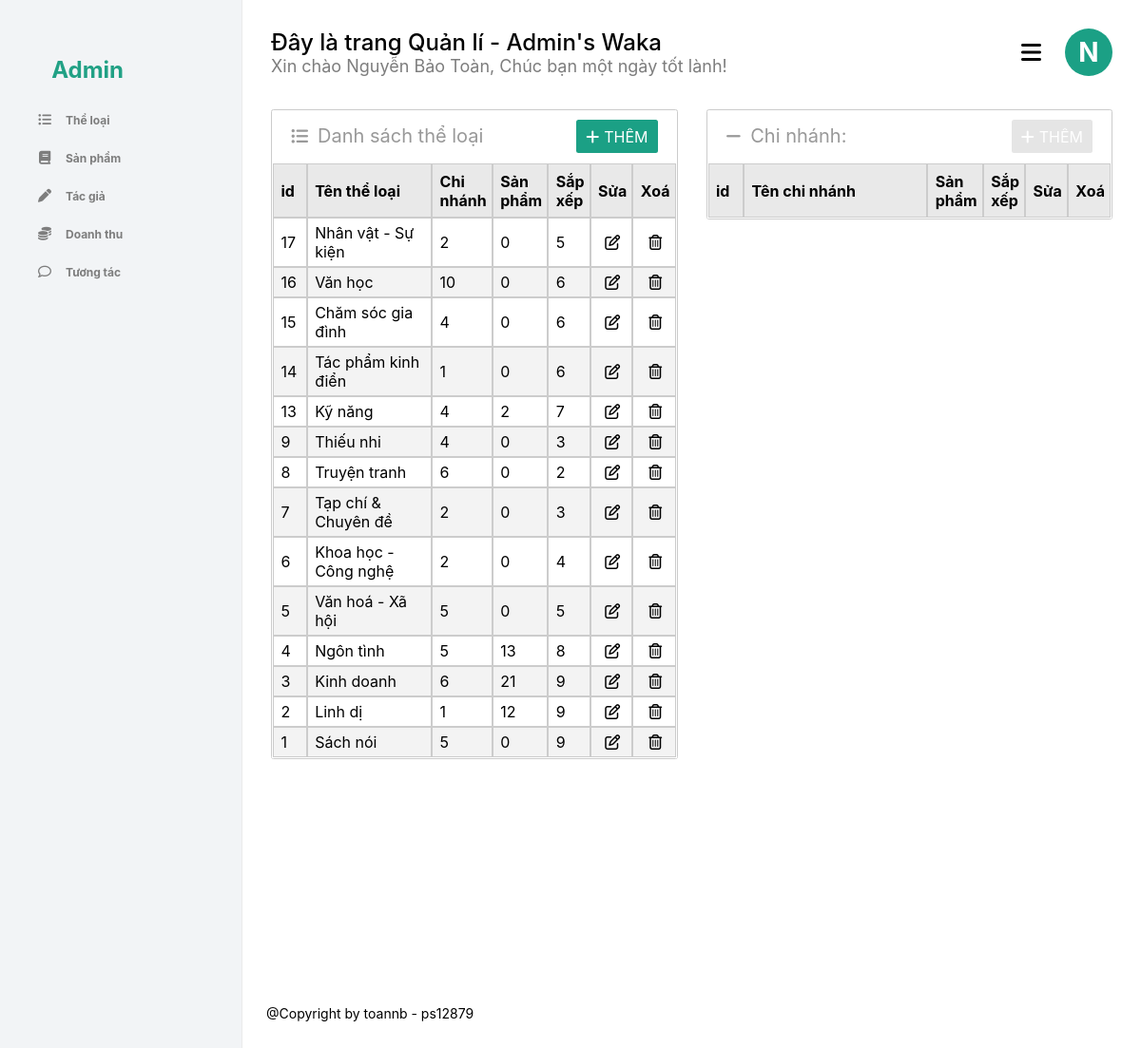
The page /admin.php?page=catalog (signed in) on the database its author committed.
### tables this page shows
CREATE TABLE `theloai` (
  `id` int(3) NOT NULL COMMENT 'id thể loại',
  `name` varchar(50) NOT NULL COMMENT 'Tên thể loại',
  `sort` tinyint(1) DEFAULT 0 COMMENT 'Sắp xếp'
);

### model/connect.php (called while the page is built, shortened)
<?php
    function connect()
    {
        $host = 'localhost';
        $dbname = 'waka';
        $username = 'root';
        $password = '';
        $options = array(PDO::MYSQL_ATTR_INIT_COMMAND => "SET NAMES utf8",
                        PDO::ATTR_ERRMODE => PDO::ERRMODE_EXCEPTION);
        $DBH = new PDO('mysql:host='.$host.';dbname='.$dbname, $username, $password, $options);
        return $DBH;
    }
    function query($sql)
    {
        $conn = connect();
        $stmt = $conn->prepare($sql);
        $stmt->execute();
        $stmt->setFetchMode(PDO::FETCH_ASSOC);
        return $stmt->fetchAll();
    }
    function queryOne($sql)
    {
        $conn = connect();
        $stmt = $conn->prepare($sql);
        $stmt->execute();
        $stmt->setFetchMode(PDO::FETCH_ASSOC);
        return $stmt->fetch();
    }
?>

### model/theloai.php (called while the page is built, shortened)
<?php
    include_once 'connect.php';
    function show_dstl($sort)
    {
        $sql = 'SELECT * FROM theloai';
        if($sort > 0) $sql .= ' ORDER by sort desc';
        else $sql .= ' ORDER by id desc';
        return query($sql);
    }
    function count_tl_con($idcatalog)
    {
        $sql =
            'SELECT COUNT(tlc.id) as "amount"
                FROM theloai tl INNER JOIN theloai_con tlc ON tl.id = tlc.id_parent
            WHERE tl.id = '.$idcatalog;
        return queryOne($sql);
    }
    function count_sp_from_tl($idcatalog)
    {
        $sql =
            'SELECT COUNT(sp.id) as "amount"
                FROM theloai tl INNER JOIN theloai_con tlc ON tl.id = tlc.id_parent
                                INNER JOIN sanpham sp on tlc.id = sp.id_catalog
            WHERE tl.id = '.$idcatalog;
        return queryOne($sql);
    }
?>

### view/admin/catalog/index.php (the view, shortened to what this page needs)
<div class="box_list_2">
    <p class="box_title">
        <i class='fas fa-list-ul'></i>Danh sách thể loại
    </p>
    <span class="insert_button green_button" id="insert_button">
        <i class='fas fa-plus'></i>Thêm
    </span>
    <table>
        <thead>
            <th width="10%">id</th>
            <th width="52.5%">Tên thể loại</th>
            <th width="10%" title="Số lượng thể loại con">Chi nhánh</th>
            <th width="12.5%" title="Số lượng sản phẩm">Sản phẩm</th>
            <th width="5%" title="Chỉ số sắp xếp: 9 -> 0">Sắp xếp</th>
            <th width="5%">Sửa</th>
            <th width="5%">Xoá</th>
        </thead>
        <tbody>
            <?php
                foreach($dstl as $tl)
                {
                    $count_tlc = count_tl_con($tl['id'])['amount'];
                    $count_sp = count_sp_from_tl($tl['id'])['amount'];
                    echo
                        '<tr class="tr_parent_row" data-id="'.$tl['id'].'">
                            <td>'.$tl['id'].'</td>
                            <td>'.$tl['name'].'</td>
                            <td>'.$count_tlc.'</td>
                            <td>'.$count_sp.'</td>
                            <td>'.$tl['sort'].'</td>
                            <td>
                                <a href="#edit-parent-'.$tl['id'].'" class="center_button edit_button" data-catval="parent" data-idcat="'.$tl['id'].'"><i class="far fa-edit"></i></span>
                            </td>
                            <td>
                                <span class="center_button del_button" data-catval="parent" data-idcat="'.$tl['id'].'" data-namecat="'.$tl['name'].'"><i class="far fa-trash-alt"></i></span>
                            </td>
                        </tr>';
                }
            ?>
        </tbody>
    </table>
</div>
<div class="box_list_2">
    <p class="box_title">
        <i class='fas fa-minus'></i>Chi nhánh: <strong id="cat_parent_title"></strong>
    </p>
    <span class="insert_button green_button noevents_button" id="insert_button_2">
        <i class='fas fa-plus'></i>Thêm
    </span>
    <table>
        <thead>
            <th width="10%">id</th>
            <th width="62.5%">Tên chi nhánh</th>
            <th width="12.5%" title="Số lượng sản phẩm">Sản phẩm</th>
            <th width="5%" title="Chỉ số sắp xếp: 9 -> 0">Sắp xếp</th>
            <th width="5%">Sửa</th>
            <th width="5%">Xoá</th>
        </thead>
    </table>
</div>

### admin.php (shortened to what this page needs)
<?php
    if(isset($_SESSION['s_id']) && $_SESSION['s_id'] > 0 && $_SESSION['s_role'] == 1)
    {
?>
<!DOCTYPE html>
<html>
    <head>
        <link rel="stylesheet" href="view/admin/css/style.css">
    </head>
    <body>
        <div class="row all">
            <div class="boxleft">
                <a href="admin.php" class="logo row">
                    <p>Admin</p>
                </a>
                <ul class="row">
                    <li><a href="admin.php?page=catalog"><i class='fas fa-list-ul'></i>Thể loại</a></li>
                    <li><a href="admin.php?page=product"><i class='fas fa-book'></i>Sản phẩm</a></li>
                    <li><a href="#"><i class='fas fa-pen'></i>Tác giả</a></li>
                    <li><a href="#"><i class='fas fa-coins'></i>Doanh thu</a></li>
                    <li><a href="#"><i class='far fa-comment'></i>Tương tác</a></li>
                </ul>
            </div>
            <div class="boxright">
                <div class="admin_header">
                    <?php
                        if(isset($_SESSION['s_id']) && $_SESSION['s_id'] > 0)
                        {
                            $name = $_SESSION['s_name'];
                            $firts_letter = substr($_SESSION['s_name'], 0, 1);
                    ?>
                    <p class="header_content_1">
                        Đây là trang Quản lí - Admin's Waka
                    </p>
                    <p class="header_content_2">
                        Xin chào <?= $name ?>, Chúc bạn một ngày tốt lành!
                    </p>
                    <i class='fas fa-bars'>
                    </i>
                    <div class="user_icon">
                        <?= '<span>'.$firts_letter.'</span>' ?>
                        <div class="user_info_box">
                        </div>
                    </div>
                    <?php } ?>
                </div>
                <?php
                    $index_file = 'controller/admin/home.php';
                    if(isset($_GET['page']) && $_GET['page'])
                    {
                        $filename = 'controller/admin/'.$_GET['page'].'.php';
                        include (file_exists($filename)) ? $filename : $index_file;
                    }
                    else
                        include $index_file;
                ?>
                </div>
        </div>
        <footer>
            <p>@Copyright by toannb - ps12879</p>
        </footer>
    </body>
</html>
<?php
    }
    else
    {
        header('location: index.php');
    }
?>

### controller/admin/catalog.php (shortened to what this page needs)
<?php
    include 'model/theloai.php';
    $act = 'index';
    $dstl = show_dstl(0);
    if(isset($_GET['act']) && $_GET['act'])
    {
        $act = $_GET['act'];
        switch($act)
        {
            case 'insert':
                if(isset($_POST['insert_catalog']) && $_POST['insert_catalog'])
                {
                    $check_null = true;
                    if(!empty($_POST['catalog_name']))
                        $name = $_POST['catalog_name'];
                    else $check_null = false;
                    $sort = $_POST['catalog_sort'];
                    if($check_null == true)
                        them_tl($name, $sort);
                }
                if(isset($_POST['insert_catchild']) && $_POST['insert_catchild'])
                {
                    $check_null = true;
                    if(!empty($_POST['catchild_name']) && $_POST['catchild_idparent'] > 0)
                    {
                        $name = $_POST['catchild_name'];
                        $id_parent = $_POST['catchild_idparent'];
                    }
                    else $check_null = false;
                    $sort = $_POST['catchild_sort'];
                    if($check_null == true)
                        them_tlc($name, $id_parent, $sort);
                }
                header('location: admin.php?page=catalog');
                break;
            case 'edit':
                if(isset($_POST['edit_catalog']) && $_POST['edit_catalog'])
                {
                    $id = $_POST['edit_cat_id'];
                    $check_null = true;
                    if(!empty($_POST['edit_cat_name']))
                        $name = $_POST['edit_cat_name'];
                    else $check_null = false;
                    $sort = $_POST['edit_cat_sort'];
                    if($check_null == true)
                        capnhat_tl($id, $name, $sort);
                    else
                        echo
                            '<script>alert("Lỗi: vui lòng kiểm tra lại dữ liệu nhập vào!");</script>';
                }
                if(isset($_POST['edit_catchild']) && $_POST['edit_catchild'])
                {
                    $id = $_POST['edit_catchild_id'];
                    $check_null = true;
                    if(!empty($_POST['edit_catchild_name']))
                        $name = $_POST['edit_catchild_name'];
                    else $check_null = false;
                    $id_parent = $_POST['edit_catchild_idparent'];
                    $sort = $_POST['edit_catchild_sort'];
                    if($check_null == true)
                        capnhat_tlc($id, $name, $id_parent, $sort);
                    else
                        echo
                            '<script>alert("Lỗi: vui lòng kiểm tra lại dữ liệu nhập vào!");</script>';
                }
                header('location: admin.php?page=catalog');
                break;
            case 'del':
                if(isset($_GET['id']) && $_GET['id'] > 0)
                {
                    if(count_tl_con($_GET['id'])['amount'] == 0 && count_sp_from_tl($_GET['id'])['amount'] == 0)
                        xoa_tl($_GET['id']);
                    else
                        echo
                            '<script>alert("Lỗi: Bạn không thể xoá thể loại này\n\tThể loại hiện đang chứa chi nhánh hoặc sản phẩm!");</script>';
                }
                if(isset($_GET['idchild']) && $_GET['idchild'] > 0)
                {
                    if(count_sp_from_tlc($_GET['idchild'])['amount'] == 0)
                        xoa_tlc($_GET['idchild']);
                    else
                        echo
                            '<script>alert("Lỗi: Bạn không thể xoá thể loại này\n\tThể loại hiện đang chứa sản phẩm!");</script>';
                }
                header('location: admin.php?page=catalog');
                break;
            default:
                header('location: admin.php?page=catalog');
                break;
        }
    }
    else
        include_once 'view/admin/catalog/'.$act.'.php';
?>

### view/admin/css/style.css (style rules this page uses)
* { font-family: -apple-system, BlinkMacSystemFont, 'Segoe UI', Roboto, Oxygen, Ubuntu, Cantarell, 'Open Sans', 'Helvetica Neue', sans-serif; box-sizing: border-box; word-wrap: break-word; outline: none; }
body { margin: 0; min-height: 100%; position: relative; z-index: -1; }
a { text-decoration: none; color: black; }
ul { padding: 0; }
li { float: left; list-style: none; }
.all { position: relative; z-index: -1; }
.row { float: left; width: 100%; }
.noevents_button { background-color: #999 !important; opacity: 0.25; pointer-events: none; cursor: not-allowed !important; }
.boxleft { float: left; width: 255px; height: 100%; padding: 20px 30px; background-color: #F2F4F6; border-right: 1px #EBEBEB solid; position: fixed; z-index: 100; overflow: hidden; }
.logo { float: left; width: 100px; height: 50px; margin: 0px 0px 30px; background: transparent url(../../image/logo-waka.png) no-repeat center; background-size: 100%; position: relative; transition: linear 0.1s; }
.logo p { font-size: 24px; font-weight: 700; line-height: 1; color: #21A185; position: absolute; bottom: -40px; right: 0; }
.boxleft ul { padding: 0px; list-style: none; margin: 5px 0px 10px; padding: 0px 10px; }
.boxleft ul li { width: 100%; padding: 10px 0px; position: relative; }
.boxleft ul li::before { content: ""; width: 0%; height: 12px; border-bottom: 1px solid #1ba085; position: absolute; z-index: -1; transition: 0.25s; }
.boxleft ul li a { padding-right: 5px; font-size: 12px; font-weight: bold; color: #7d7d7d; background-color: #F2F4F6; }
.boxleft ul li a i { width: 14px; margin: 0px 15px 0px 0px; font-size: 14px; text-align: center; }
.boxright { float: left; width: 100%; min-height: 600px; padding: 20px 30px 150px calc(255px + 30px); position: relative; z-index: 50; }
.admin_header { float: left; width: 100%; height: 75px; padding: 10px 0px; margin: 0px 0px 20px; position: relative; }
.admin_header > p { float: left; width: 750px; margin: 0; }
.admin_header p.header_content_1 { font-size: 24px; font-weight: 500; }
.admin_header p.header_content_2 { font-size: 18px; color: #7d7d7d; }
.admin_header .user_icon { display: inline-block; width: 50px; height: 50px; border-radius: 50%; background-color: #1ba085; position: absolute; right: 0; cursor: pointer; }
.admin_header .user_icon .user_info_box { position: relative; width: 50px; height: 50px; z-index: 100; }
.admin_header .user_icon .user_info_box::before { content: ''; position: absolute; width: 50px; height: 50px; top: 25px; right: 0; z-index: 100; }
.admin_header .user_icon span { float: left; width: 50px; height: 50px; font-size: 28px; font-weight: 700; text-transform: uppercase; line-height: 50px; text-align: center; color: #fff; }
.admin_header i { font-size: 24px; position: absolute; right: 75px; top: 22.5px; cursor: pointer; }
footer { float: left; width: calc(100% - 255px); min-height: 150px; margin: 0px 0px 0px 255px; padding: 50px 25px 25px; position: relative; z-index: -1; }
footer p { float: left; width: 100%; height: 75px; margin: 0; font-size: 14px; line-height: 75px; text-align: left; }
p.box_title { display: inline-block; height: 55px; margin: 0px; padding: 0px 0px 0px 10px; font-size: 20px; color: #999; line-height: 55px; }
p.box_title i { font-size: 18px; margin: 0px 10px 0px; }
.insert_button { display: block; float: right; width: fit-content; height: 35px; margin: 10px 20px 10px 0px; padding: 7.5px 10px; border-radius: 2.5px; text-transform: uppercase; color: #fff; background-color: #1ba085; cursor: pointer; }
.insert_button i { margin-right: 5px; }
.box_list_2 { float: left; width: calc((100% - 30px) / 2); margin: 0px 30px 30px 0px; background-color: #fff; border: 1px solid #ccc; border-radius: 2.5px; position: relative; }
.box_list_2:nth-of-type(odd) { margin-right: 0px !important; }
.box_list_2 table { float: left; width: 100%; border: 1px solid #fff; border-spacing: 0; }
.box_list_2 table th, .box_list_2 table td { border: 1px solid #ccc; }
.box_list_2 table thead th { padding: 7.5px 5px 7.5px 7.5px; text-align: left; background-color: #e9e9e9; }
.box_list_2 table tr { background-color: #fff; }
.box_list_2 table tr:nth-of-type(even) { background-color: #f3f3f3; }
.box_list_2 table tr td { padding: 5px 5px 5px 7.5px; }
.box_list_2 table .center_button { display: inline-block; width: 100%; font-style: italic; text-align: center; cursor: pointer; position: relative; }

### rows shown on the page
theloai: id "17", name "Nhân vật - Sự kiện", count_tlc "2", count_sp "0", sort "5"
theloai: id "16", name "Văn học", count_tlc "10", count_sp "0", sort "6"
theloai: id "15", name "Chăm sóc gia đình", count_tlc "4", count_sp "0", sort "6"
theloai: id "14", name "Tác phẩm kinh điển", count_tlc "1", count_sp "0", sort "6"
theloai: id "13", name "Kỹ năng", count_tlc "4", count_sp "2", sort "7"
theloai: id "9", name "Thiếu nhi", count_tlc "4", count_sp "0", sort "3"
theloai: id "8", name "Truyện tranh", count_tlc "6", count_sp "0", sort "2"
theloai: id "7", name "Tạp chí & Chuyên đề", count_tlc "2", count_sp "0", sort "3"
theloai: id "6", name "Khoa học - Công nghệ", count_tlc "2", count_sp "0", sort "4"
theloai: id "5", name "Văn hoá - Xã hội", count_sp "0", sort "5"
theloai: id "4", name "Ngôn tình", count_tlc "5", count_sp "13", sort "8"
theloai: id "3", name "Kinh doanh", count_tlc "6", count_sp "21", sort "9"
theloai: id "2", name "Linh dị", count_tlc "1", count_sp "12", sort "9"
theloai: id "1", name "Sách nói", count_tlc "5", count_sp "0", sort "9"

### other values the page prints
$name "Nguyễn Bảo Toàn"
$firts_letter "N"
